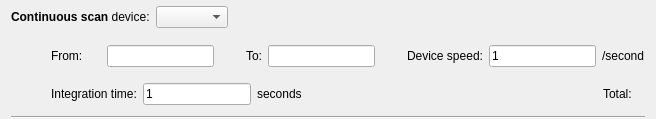
<?xml version="1.0" encoding="UTF-8"?>
<ui version="4.0">
 <class>Form</class>
 <widget class="QWidget" name="Form">
  <property name="geometry">
   <rect>
    <x>0</x>
    <y>0</y>
    <width>656</width>
    <height>119</height>
   </rect>
  </property>
  <property name="windowTitle">
   <string>Form</string>
  </property>
  <layout class="QVBoxLayout" name="verticalLayout">
   <property name="topMargin">
    <number>0</number>
   </property>
   <property name="bottomMargin">
    <number>0</number>
   </property>
   <item>
    <layout class="QHBoxLayout" name="horizontalLayout">
     <item>
      <widget class="QLabel" name="label">
       <property name="minimumSize">
        <size>
         <width>90</width>
         <height>0</height>
        </size>
       </property>
       <property name="text">
        <string>&lt;html&gt;&lt;head/&gt;&lt;body&gt;&lt;p&gt;&lt;span style=&quot; font-weight:600;&quot;&gt;Continuous scan&lt;/span&gt; device:&lt;/p&gt;&lt;/body&gt;&lt;/html&gt;</string>
       </property>
      </widget>
     </item>
     <item>
      <widget class="QComboBox" name="device"/>
     </item>
     <item>
      <spacer name="horizontalSpacer">
       <property name="orientation">
        <enum>Qt::Horizontal</enum>
       </property>
       <property name="sizeHint" stdset="0">
        <size>
         <width>40</width>
         <height>20</height>
        </size>
       </property>
      </spacer>
     </item>
     <item>
      <widget class="QWidget" name="buttons" native="true">
       <property name="minimumSize">
        <size>
         <width>156</width>
         <height>34</height>
        </size>
       </property>
      </widget>
     </item>
    </layout>
   </item>
   <item>
    <layout class="QHBoxLayout" name="horizontalLayout_2">
     <item>
      <spacer name="horizontalSpacer_2">
       <property name="orientation">
        <enum>Qt::Horizontal</enum>
       </property>
       <property name="sizeType">
        <enum>QSizePolicy::Fixed</enum>
       </property>
       <property name="sizeHint" stdset="0">
        <size>
         <width>40</width>
         <height>20</height>
        </size>
       </property>
      </spacer>
     </item>
     <item>
      <widget class="QLabel" name="label_2">
       <property name="minimumSize">
        <size>
         <width>50</width>
         <height>0</height>
        </size>
       </property>
       <property name="text">
        <string>From:</string>
       </property>
      </widget>
     </item>
     <item>
      <widget class="QLineEdit" name="start"/>
     </item>
     <item>
      <widget class="QLabel" name="unit1">
       <property name="text">
        <string/>
       </property>
      </widget>
     </item>
     <item>
      <spacer name="horizontalSpacer_5">
       <property name="orientation">
        <enum>Qt::Horizontal</enum>
       </property>
       <property name="sizeType">
        <enum>QSizePolicy::Fixed</enum>
       </property>
       <property name="sizeHint" stdset="0">
        <size>
         <width>13</width>
         <height>13</height>
        </size>
       </property>
      </spacer>
     </item>
     <item>
      <widget class="QLabel" name="label_3">
       <property name="text">
        <string>To:</string>
       </property>
      </widget>
     </item>
     <item>
      <widget class="QLineEdit" name="stop"/>
     </item>
     <item>
      <widget class="QLabel" name="unit2">
       <property name="text">
        <string/>
       </property>
      </widget>
     </item>
     <item>
      <spacer name="horizontalSpacer_7">
       <property name="orientation">
        <enum>Qt::Horizontal</enum>
       </property>
       <property name="sizeType">
        <enum>QSizePolicy::Fixed</enum>
       </property>
       <property name="sizeHint" stdset="0">
        <size>
         <width>13</width>
         <height>13</height>
        </size>
       </property>
      </spacer>
     </item>
     <item>
      <widget class="QLabel" name="label_4">
       <property name="text">
        <string>Device speed:</string>
       </property>
      </widget>
     </item>
     <item>
      <widget class="QLineEdit" name="speed">
       <property name="text">
        <string>1</string>
       </property>
      </widget>
     </item>
     <item>
      <widget class="QLabel" name="unit3">
       <property name="text">
        <string>/second</string>
       </property>
      </widget>
     </item>
    </layout>
   </item>
   <item>
    <layout class="QHBoxLayout" name="horizontalLayout_3">
     <item>
      <spacer name="horizontalSpacer_4">
       <property name="orientation">
        <enum>Qt::Horizontal</enum>
       </property>
       <property name="sizeType">
        <enum>QSizePolicy::Fixed</enum>
       </property>
       <property name="sizeHint" stdset="0">
        <size>
         <width>40</width>
         <height>20</height>
        </size>
       </property>
      </spacer>
     </item>
     <item>
      <widget class="QLabel" name="label_5">
       <property name="text">
        <string>Integration time:</string>
       </property>
      </widget>
     </item>
     <item>
      <widget class="QLineEdit" name="delta">
       <property name="sizePolicy">
        <sizepolicy hsizetype="Preferred" vsizetype="Fixed">
         <horstretch>0</horstretch>
         <verstretch>0</verstretch>
        </sizepolicy>
       </property>
       <property name="text">
        <string>1</string>
       </property>
      </widget>
     </item>
     <item>
      <widget class="QLabel" name="label_6">
       <property name="text">
        <string>seconds</string>
       </property>
      </widget>
     </item>
     <item>
      <spacer name="horizontalSpacer_3">
       <property name="orientation">
        <enum>Qt::Horizontal</enum>
       </property>
       <property name="sizeHint" stdset="0">
        <size>
         <width>40</width>
         <height>20</height>
        </size>
       </property>
      </spacer>
     </item>
     <item>
      <widget class="QLabel" name="totalLabel">
       <property name="text">
        <string>Total:</string>
       </property>
      </widget>
     </item>
     <item>
      <spacer name="horizontalSpacer_6">
       <property name="orientation">
        <enum>Qt::Horizontal</enum>
       </property>
       <property name="sizeType">
        <enum>QSizePolicy::Fixed</enum>
       </property>
       <property name="sizeHint" stdset="0">
        <size>
         <width>13</width>
         <height>1</height>
        </size>
       </property>
      </spacer>
     </item>
    </layout>
   </item>
   <item>
    <widget class="Line" name="line">
     <property name="orientation">
      <enum>Qt::Horizontal</enum>
     </property>
    </widget>
   </item>
  </layout>
 </widget>
 <tabstops>
  <tabstop>device</tabstop>
  <tabstop>start</tabstop>
  <tabstop>stop</tabstop>
 </tabstops>
 <resources>
  <include location="../../../../resources/nicos-gui.qrc"/>
 </resources>
 <connections/>
</ui>
